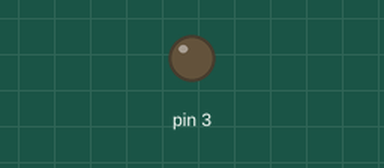
Recording of a sketch running on a simulated Arduino Uno, built with avr-gcc and run on an emulated ATmega328P. Shown: output pins drawn as LEDs (lit = HIGH).

Above: at 0.15 s.
At 39.84 s:
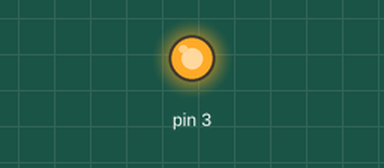
Timing chart, 0 to 40.0 s (numbered marks = the images above):
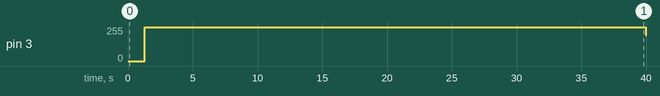

Measured:
- by itself, pin 3: 0/255 → 255/255 at 1.3 s, → 195/255 38.7 s later

The sketch:

dim_LED_slow.ino
```cpp
void setup(){
  pinMode(3, OUTPUT);
}

void loop() {
  for (int i=0; i<256; i++) {
    analogWrite(3, i);
    delay(5);
  }
  for (int i=255; i>0; i--) {
    analogWrite(3, i);
    delay(5);
  }
}
```
